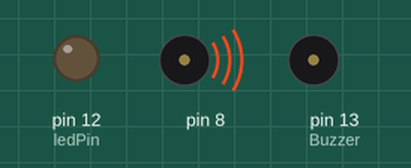
A sketch run on a simulated Arduino Uno, built with avr-gcc and run on an emulated ATmega328P. On the bench: output pins drawn as LEDs (lit = HIGH), buzzer (waves = sounding, pin HIGH).

Above: at 0.1 s.
Timing chart, 0 to 3.0 s (numbered marks = the images above):
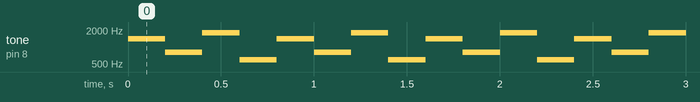

The sketch:

sketch_oct01a.ino
```cpp
int Buzzer = 13;
int ledPin = 12;

void setup () {
  pinMode(Buzzer, OUTPUT);
  pinMode(ledPin, OUTPUT);

}


int duration = 500;

void loop() {
  digitalWrite(ledPin , LOW);
  tone(8, 1400, duration);
  delay(200);
  tone(8, 800, duration);
  delay(200);
  tone(8, 1800, duration);
  delay(200);
  tone(8, 600, duration);
  delay(200);
}
```

Measured:
- by itself, tone on pin 8: repeats every 0.80 s: 800 Hz 0.20 s, 1800 Hz 0.20 s, 600 Hz 0.20 s, 1400 Hz 0.20 s
